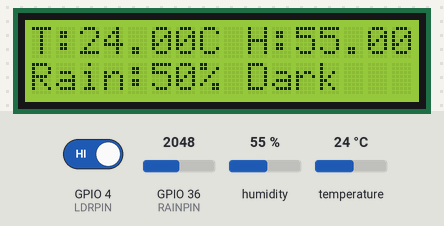
A sketch run on a simulated ESP32. Shown: 16×2 character LCD. The inputs (shaded band) are chosen by the test bench; at power-on: GPIO 4 (LDRPIN) HIGH, humidity 55 %, GPIO 36 (RAINPIN) = 2048, temperature 24 °C (analog values on the 0–4095 scale). WiFi joins after 1.5 s; servers stay silent unless stated; what the sketch prints to the serial monitor is not drawn.

Above: at 5.5 s.
5.6 s: GPIO 4 (LDRPIN) driven LOW
At 7.5 s:
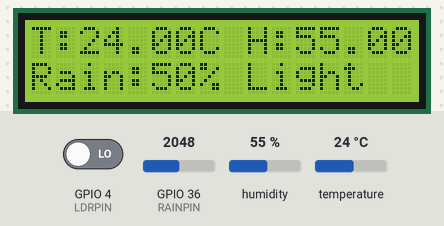
8.4 s: humidity set to 22 %
At 9.9 s:
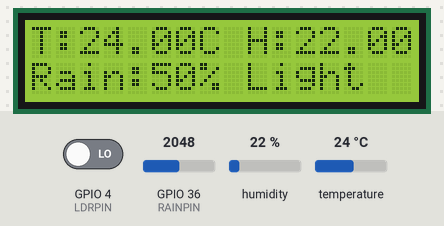
10.4 s: GPIO 36 (RAINPIN) set to 2866
At 11.8 s:
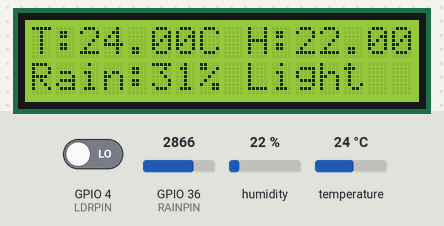
12.4 s: temperature set to 12 °C
At 14.1 s:
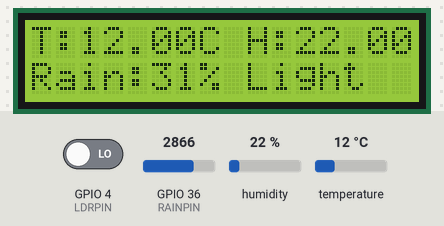
14.4 s: GPIO 36 (RAINPIN) set to 3603
At 16.0 s:
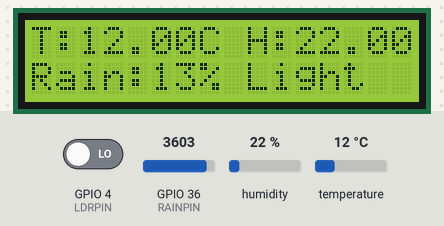
16.4 s: GPIO 4 (LDRPIN) driven HIGH
At 18.4 s:
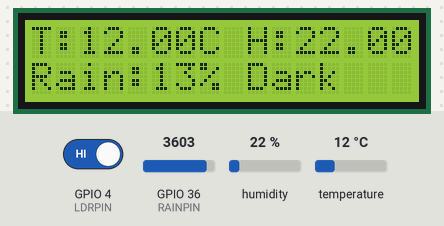
Timing chart, 0 to 19.4 s (numbered marks = the images above; inputs shaded):
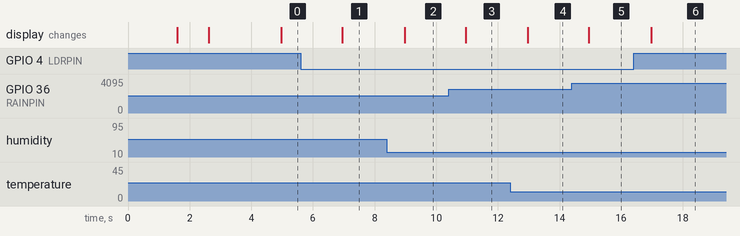

Measured:
- after the input at 5.6 s, the display: changes after 1.3 s (image 1)
- after the input at 8.4 s, the display: changes after 0.57 s (image 2)
- after the input at 10.4 s, the display: changes after 0.55 s (image 3)
- after the input at 12.4 s, the display: changes after 0.57 s (image 4)
- after the input at 14.4 s, the display: changes after 0.55 s (image 5)
- after the input at 16.4 s, the display: changes after 0.57 s (image 6)

The sketch:

esp32_weather_monitor.ino
```cpp
#define BLYNK_TEMPLATE_ID "TMPL31WnRgX7v"
#define BLYNK_TEMPLATE_NAME "Weather monitering system"
#define BLYNK_AUTH_TOKEN "DAu_xNq0PH_j4Vv6VuERcGnmv4PMD_dh"
#include <WiFi.h>
#include <BlynkSimpleEsp32.h>
#include <DHT.h>
#include <Wire.h>
#include <LiquidCrystal_I2C.h>

// Sensor Pins
#define DHTPIN 5
#define DHTTYPE DHT11
#define RAINPIN 36
#define LDRPIN 4

// WiFi Credentials
char ssid[] = "Hum wifi nehi denge 4";
char pass[] = "betapassword123hai";

// Initialize LCD
LiquidCrystal_I2C lcd(0x27, 16, 2);

// DHT Sensor
DHT dht(DHTPIN, DHTTYPE);

// Blynk Timer
BlynkTimer timer;

void setup() {
  Serial.begin(115200);
  lcd.init();
  lcd.backlight();

  dht.begin();
  pinMode(RAINPIN, INPUT);
  pinMode(LDRPIN, INPUT);
  analogReadResolution(12);  // ESP32: 0–4095 range

  lcd.setCursor(0, 0);
  lcd.print("Connecting WiFi");

  WiFi.begin(ssid, pass);
  while (WiFi.status() != WL_CONNECTED) {
    delay(500);
    Serial.print(".");
  }

  lcd.clear();
  lcd.print("WiFi Connected!");
  delay(1000);

  lcd.clear();
  lcd.print("Connecting Blynk");
  Blynk.begin(BLYNK_AUTH_TOKEN, ssid, pass);

  // Timers
  timer.setInterval(2000L, sendToBlynk);
}
void sendToBlynk() {
  float temp = dht.readTemperature();
  float hum = dht.readHumidity();
  int rain = analogRead(RAINPIN);
  int light = digitalRead(LDRPIN);

  int rainPercent = map(rain, 0, 4095, 100, 0);

  // Send to Blynk
  Blynk.virtualWrite(V0, temp);
  Blynk.virtualWrite(V1, hum);
  Blynk.virtualWrite(V2, rainPercent);
  Blynk.virtualWrite(V3, light == LOW ? 1 : 0); // 1 = Light, 0 = Dark

  // Show on LCD
  lcd.clear();
  lcd.setCursor(0, 0);
  lcd.print("T:");
  lcd.print(temp);
  lcd.print("C H:");
  lcd.print(hum);
  lcd.setCursor(0, 1);
  lcd.print("Rain:");
  lcd.print(rainPercent);
  lcd.print("% ");
  lcd.print(light == LOW ? "Light" : "Dark");
}
void loop() {
  Blynk.run();
  timer.run();
}
```
